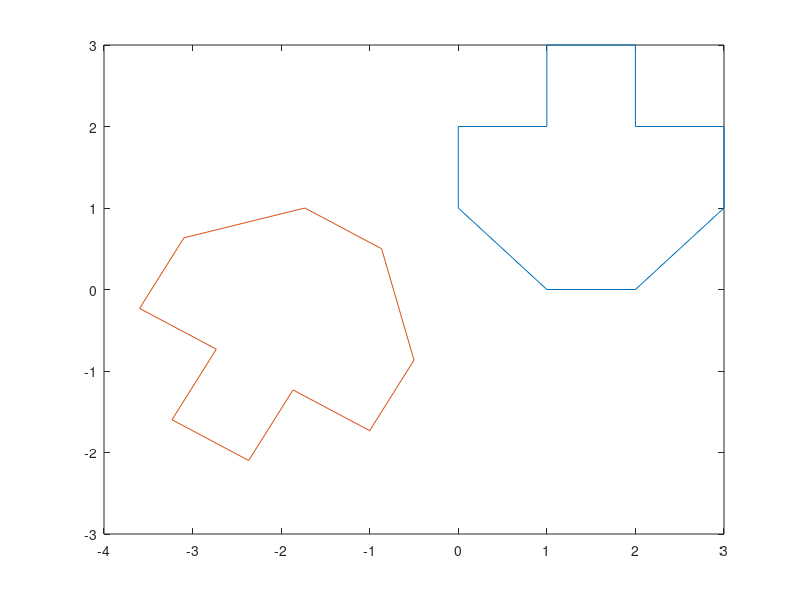

Source code (MATLAB): (Note: this script raises an error after producing the figure.)


%%Uppgift 3 redovisning

%Rotation
F = [1 2 3 3 2 2 1 1 0 0 1; 0 0 1 2 2 3 3 2 2 1 0];

figure(1);
plot(F(1,:),F(2,:));
hold on

vinkel1 = deg2rad(150);

R = [cos(vinkel1), -sin(vinkel1); sin(vinkel1), cos(vinkel1)];

Rot = R*F;
plot(Rot(1,:), Rot(2,:));
%x = linspace(0,4,200);
x = linspace(-100,100,200); blir små figurer

plot(x,y);
legend('Figure','Rotated figure' , 'rotaion line');
title('Roterad figur')
grid on;
hold on;
axis equal;


%Spegling
figure(2);
vinkel2 = deg2rad(120);
vinkel60 = deg2rad(60)
vinkel3 = deg2rad(150);

S = [cos(vinkel2), sin(vinkel2); sin(vinkel2), -cos(vinkel2)];
plot(F(1,:),F(2,:));
hold on

Spe = S*F;
plot(Spe(1,:), Spe(2,:));

y = tan(vinkel60) * x;
plot(x,y);

legend('Figur','figur speglad' , 'linje');
title('Speglad figur')

grid on
axis equal

%Projektion
figure(3)
c = cos(vinkel3)*cos(vinkel3);
s = sin(vinkel3)*sin(vinkel3);
cs = cos(vinkel3)*sin(vinkel3);

P = [c, cs; cs, s];

Fn = [1 2 3 3 2 2 1 1 0 0 1; 0 0 -1 -2 -2 -3 -3 -2 -2 -1 0];

plot(F(1,:),F(2,:));
hold on

Pro = P*F;
plot(Pro(1,:), Pro(2,:));
hold on 

pron = P*Fn
plot(pron(1,:), pron(2,:))

y = tan(vinkel3) * x;
plot(x,y);

legend('Figure','projected figure' , 'projection line');
title('Projecerad figur')

grid on
axis equal

%Figure 1 (determinant)
figure(4)
plot(F(1,:), F(2,:));
hold on

FR = R*F;
plot(FR(1,:),FR(2,:));

legend('Figure','Rotated figure' , 'rotaion line');

grid on 
axis equal

%Figure 2 (invers)
figure(5)
P1 = [0; 0];
P2 = [4; 4];
P4 = [0; 4];
P6 = [-4;0];

drawArrow(P1, P2, "r");
hold on
drawArrow(P1,P4, "b")
hold on
drawArrow(P1,P6,"g");
hold on

P3 = P*P2;
P5 = P*P4;
P7 = P*P6;

drawArrow(P1,P3, "r--");
hold on
drawArrow(P1, P5, "b--");
hold on
drawArrow(P1, P7, "g--");
hold on 
y = tan(vinkel3) * x;
plot(x,y);

legend('vektor1', 'vektor2', 'vektor3','projecerad vektor 1', 'projecerad vektor 2', 'projecerad vektor 3','projektionslinje');
title('Projecerad vektor')

axis equal
grid on
%Figure 3 (egenvärde och egenvektorer)
figure(6)
drawArrow(P1,P2,"r");
hold on 

V1 = [-2; 2];
vinekl = [2;0];
pp=R*vinekl
drawArrow(P1, pp, "g");
hold on

drawArrow(P1, V1, "b");
hold on

y = tan(vinkel60) * x;
plot(x,y);
hold on

P4 = S*P2;
V2 = S*V1;
ny = S*pp;

drawArrow(P1,P4,"r--");
hold on
drawArrow(P1,V2,"b--");
drawArrow(P1,ny,"g--")
legend('vektor 1', 'vektor 2', 'vektor 3', 'speglnings linje', 'speglad vektor 1', 'speglad vektor 2', 'speglad vektor 3');
title('Speglad vektor')
axis equal
grid on

%Figure 4 (nollrum och värderum)

figure(7)
P1 = [0; 0];
P2 = [4; 4];
P4 = [0; 4];
P6 = [-4;0];

drawArrow(P1, P2, "r");
hold on
drawArrow(P1,P4, "r")
hold on
drawArrow(P1,P6,"r");
hold on

P3 = P*P2;
P5 = P*P4;
P7 = P*P6;

drawArrow(P1,P3, "g");
hold on
drawArrow(P1, P5, "g");
hold on
drawArrow(P1, P7, "g");
hold on 
y = tan(vinkel3) * x;
plot(x,y);

legend('vektor1', 'vektor2', 'vektor3','projecerad vektor 1', 'projecerad vektor 2', 'projecerad vektor 3', 'projektionslinje');
title('Projecerad vektor')

axis equal
grid on

%Figure 5 (sammansatta avbildningar)
figure(8)
plot(F(1,:), F(2,:));
hold on

Ftot = S*FR;
plot(FR(1,:), FR(2,:));
plot(Ftot(1,:), Ftot(2,:));

legend('Figur','figure roterad','figur roterad och speglad');
title('Roterad och speglad figur')

grid on 
axis equal
